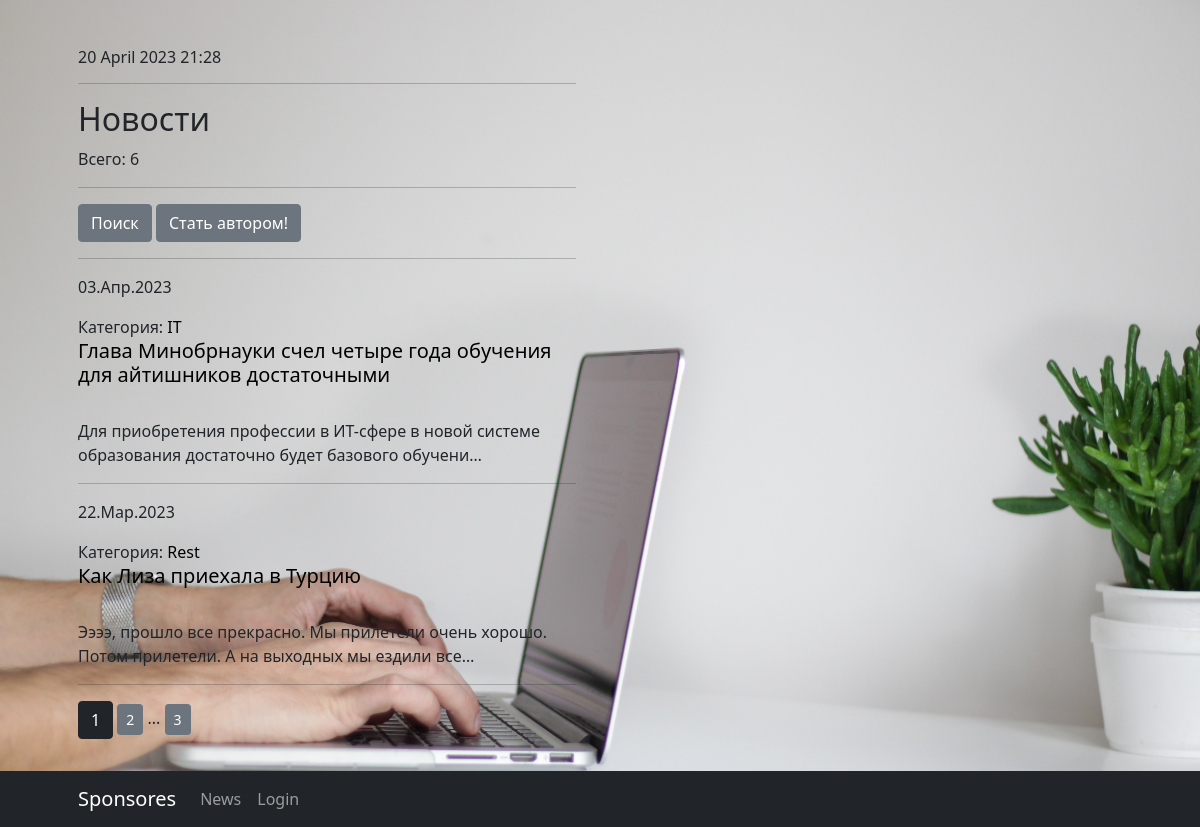
The page /news/ on the database as committed earlier.
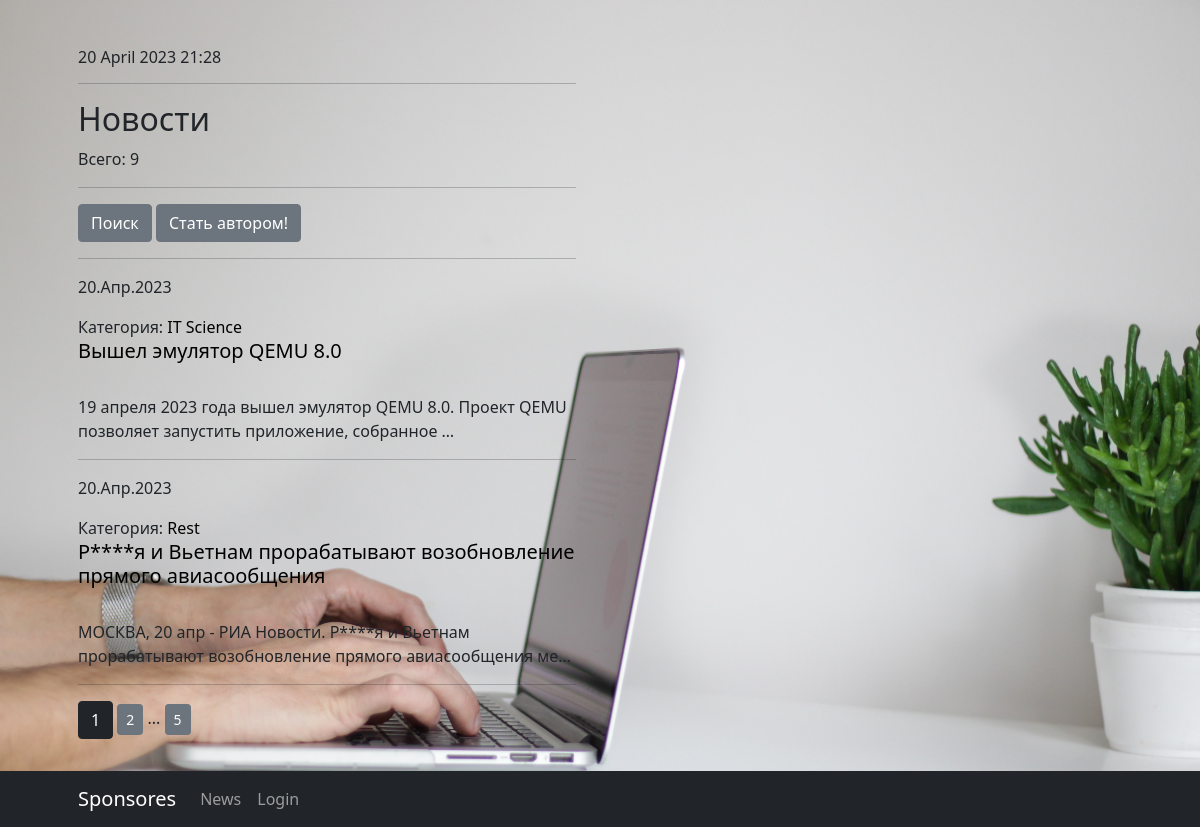
The same page on the database as committed later.
### News/models.py (models this page shows, shortened)
class Post(models.Model):
    NEWS = 'NE'
    ARTICLE = 'AR'
    POSTTYPES = [
        (NEWS, 'Новость'),
        (ARTICLE, 'Статья'),
    ]
    post_author = models.ForeignKey(Author, on_delete=models.CASCADE, verbose_name='Автор')
    post_type = models.CharField(max_length=2, choices=POSTTYPES, default=NEWS, verbose_name='Тип поста')
    post_time_in = models.DateTimeField(auto_now_add=True, verbose_name='Дата публикации')
    post_category = models.ManyToManyField(Category, through='PostCategory', verbose_name='Категория поста')
    post_title = models.CharField(max_length=255, verbose_name='Заголовок')
    post_text = models.TextField(verbose_name='Текст')
    post_rating = models.FloatField(default=0, verbose_name='Рейтинг')
    class Meta:
        verbose_name = 'Пост'
        verbose_name_plural = 'Посты'
        ordering = ['-post_time_in']

class Category(models.Model):
    category_name = models.CharField(max_length=255, unique=True)
    subscribers = models.ManyToManyField(User, related_name='categories')
    def __str__(self):
        return f'{self.category_name}'
    class Meta:
        verbose_name = 'Категория'
        verbose_name_plural = 'Категории'

### News/views.py (the view)
# urls.py: path('', PostList.as_view(), name='post_list'),
class PostList(ListView):
    model = Post
    ordering = '-post_time_in'
    template_name = 'posts.html'
    context_object_name = 'post'
    paginate_by = 2
    def get_context_data(self, **kwargs):
        context = super().get_context_data(**kwargs)
        context['time_now'] = datetime.now()
        context['is_author'] = self.request.user.groups.filter(name='authors').exists()
        return context

### News/templatetags/custom_filters.py (called while the page is built)
@register.filter()
def censor(text):
    bad_words = ['bad', 'author', 'better', 'but', 'отпуск', 'Росси']
    if type(text) == str:
        for i in bad_words:
            text = text.replace(i[1:], '*' * len(i[1:]))
    return text

### News/templatetags/custom_tags.py (called while the page is built)
@register.simple_tag()
def current_time(format_string='%d %B %Y %H:%M'):
    return datetime.now().strftime(format_string)

@register.simple_tag(takes_context=True)
def url_replace(context, **kwargs):
    d = context['request'].GET.copy()
    for k, v in kwargs.items():
        d[k] = v
    return d.urlencode()

### News/templates/posts.html (shortened to what this page needs)
{% extends 'flatpages/default.html' %}
{% load custom_filters %}
{% load custom_tags %}
{% block content %}
    <h6>{% current_time %}</h6>
    <hr>
    <h2>Новости</h2>
    Всего: {{ page_obj.paginator.count }}
    <hr>
    <a class="btn btn-secondary" href="{% url 'post_search' %}">Поиск</a>
    {% if not is_author %}
        <a class="btn btn-secondary" href="{% url 'account_upgrade' %}">Стать автором!</a>
    {% endif %}
    <hr>
    {% if post %}
        {% for post in post %}
            <p>{{ post.post_time_in|date:'d.M.Y'}}</p>
            Категория: {% for cat in post.post_category.all %}
            <a class="mylink" href="{% url 'category_list' cat.id %}">{{ cat }}
            {% endfor %}
            <a class="mylink" href="/news/{{ post.id }}"><h5>{{ post.post_title|censor }}</h5></a>
            <br>
            <p>{{ post.post_text|truncatechars:100|censor }}</p>
            <hr>
        {% endfor %}
    {% else %}
       <h2>Новостей нет!</h2>
    {% endif %}
   <a class="btn btn-dark">{{ page_obj.number }}</a>
   {% if page_obj.has_next %}
       <a class="btn btn-secondary btn-sm" href="?{% url_replace page=page_obj.next_page_number %}">{{ page_obj.next_page_number }}</a>
       {% if paginator.num_pages != page_obj.next_page_number %}
           ...
           <a class="btn btn-secondary btn-sm" href="?{% url_replace page=page_obj.paginator.num_pages %}">{{ page_obj.paginator.num_pages }}</a>
       {% endif %}
   {% endif %}
{% endblock content %}

Rows that differ between the two databases and show on the page:
no longer on this page (row unchanged): Post: post_time_in "03.Апр.2023", post_title|censor "Глава Минобрнауки счел четыре года обучения для айтишников достаточными", post_text|censor "Для приобретения профессии в ИТ-сфере в новой системе образования достаточно будет базового обучени…", Category (category_name "IT")
no longer on this page (row unchanged): Post: post_time_in "22.Мар.2023", post_title|censor "Как Лиза приехала в Турцию", post_text|censor "Ээээ, прошло все прекрасно. Мы прилетели очень хорошо. Потом прилетели. А на выходных мы ездили все…", Category (category_name "Rest")
added Post: post_time_in "20.Апр.2023", post_title|censor "Вышел эмулятор QEMU 8.0", post_text|censor "19 апреля 2023 года вышел эмулятор QEMU 8.0. Проект QEMU позволяет запустить приложение, собранное …", Category (category_name "IT")
now on this page (row unchanged): Category: category_name "Science", shown under "20.Апр.2023"
added Post: post_time_in "20.Апр.2023", post_title|censor "Р****я и Вьетнам прорабатывают возобновление прямого авиасообщения", post_text|censor "МОСКВА, 20 апр - РИА Новости. Р****я и Вьетнам прорабатывают возобновление прямого авиасообщения ме…", Category (category_name "Rest")
Other text that changed with them:
{{ page_obj.paginator.count }}: "6" → "9"
{{ page_obj.paginator.num_pages }}: "3" → "5"
